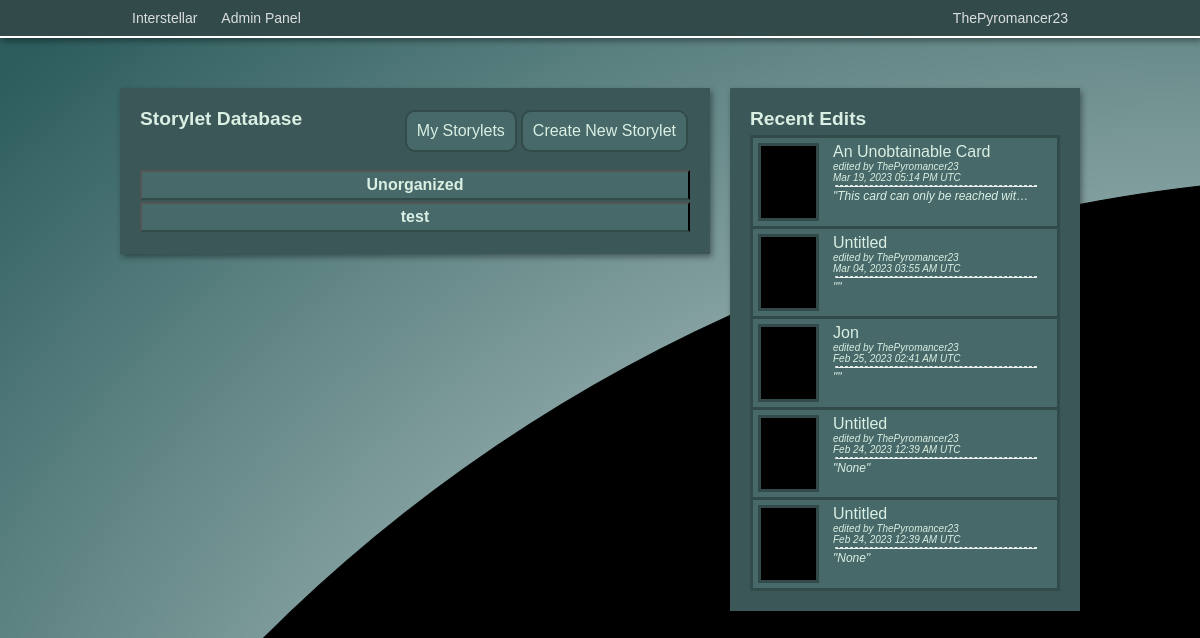
Page /admin/storylets (signed in) on the earlier database version.
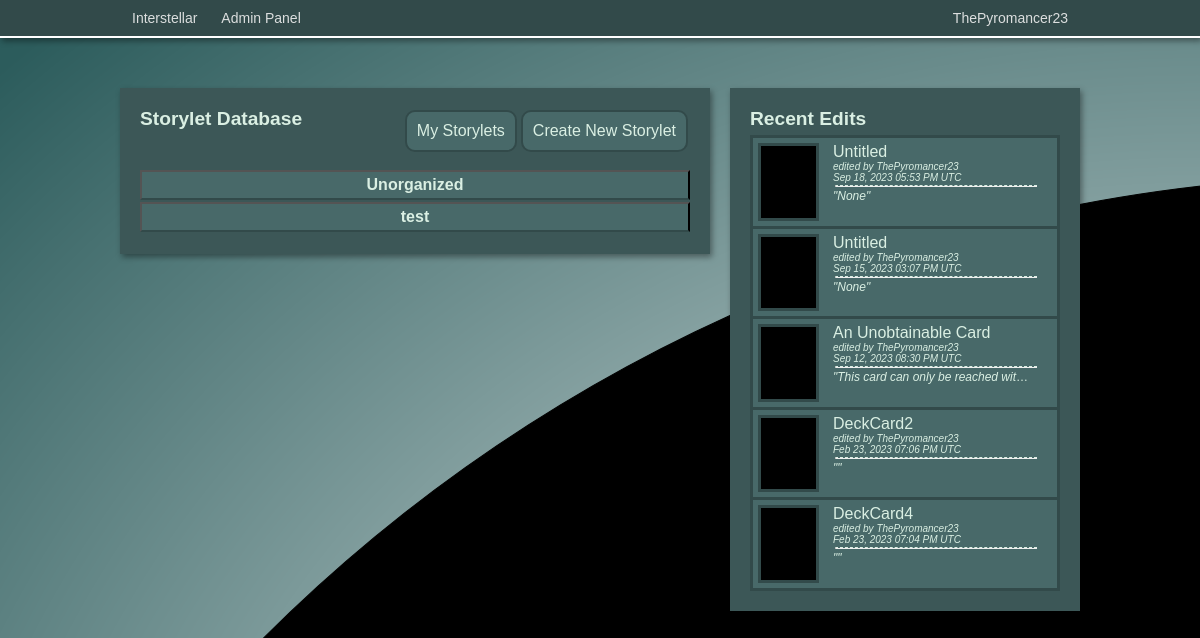
Same page on the later database version.
### app/models.py (models this page shows, shortened)
class Storylet(db.Model):
    id = db.Column(db.Integer, primary_key=True)
    title = db.Column(db.String)
    image = db.Column(db.String)
    description = db.Column(db.Text)
    branches = db.relationship('Branch', backref='parent_storylet', lazy='dynamic')
    deck = db.Column(db.String)
    area = db.Column(db.String)
    urgency = db.Column(db.String)
    order = db.Column(db.Integer)
    notes = db.Column(db.Text)
    escapable = db.Column(db.Boolean)
    tag = db.Column(db.String)
    user_id = db.Column(db.Integer, db.ForeignKey('user.id'))
    last_edit = db.Column(db.DateTime, default=datetime.utcnow())
    last_editor = db.Column(db.String)
    in_hand = db.relationship('Hand', backref='storylet', lazy='dynamic')
    requirements = db.relationship('StoryletQualityRequirements', backref='requirements', lazy='dynamic')

class User(UserMixin, db.Model):
    id = db.Column(db.Integer, primary_key=True)
    username = db.Column(db.String(64), index=True, unique=True)
    email = db.Column(db.String(120), index=True, unique=True)
    password_hash = db.Column(db.String(128))
    privilege_level = db.Column(db.Integer, default=1)
    last_online = db.Column(db.DateTime, default=datetime.utcnow)
    created_storylets = db.relationship('Storylet', backref='author', lazy='dynamic')
    current_hand = db.relationship('Hand', backref='user', lazy='dynamic')

### app/admin/routes.py (the view, shortened to what this page needs)
@bp.route('/storylets')
@login_required
def storylets():
    if current_user.privilege_level > 1:
        tab = request.args.get('tab', 'all', type=str)
        tags = []
        if tab == 'all':
            tag_list = db.session.query(Storylet.tag.distinct().label("tag")).all()
            for tag in tag_list:
                tag = str(tag).replace('(', '').replace(')', '').replace(',', '').replace("'", "")
                if tag == 'None':
                    tags.append(Tag(None, 0))
                else:
                    tags.append(Tag(tag, 0))
        tags.sort()
        recents = db.session.query(Storylet).order_by(Storylet.last_edit.desc()).limit(5).all()
        return render_template('storylets.html', recents=recents, tags=tags, tab=tab)
    else:
        return redirect(url_for('index'))

### app/admin/classes.py (called while the page is built)
    def __lt__(self, other):
        return self.name < other.name

### app/models.py (called while the page is built)
@login.user_loader
def load_user(id):
    return User.query.get(int(id))

### app/routes.py (called while the page is built)
@app.before_request
def before_request():
    if current_user.is_authenticated:
        current_user.last_online = datetime.utcnow()
        db.session.commit()

### app/admin/templates/storylets.html (shortened to what this page needs)
<!DOCTYPE html>
<html>
<head>
    <link rel="stylesheet" href="{{ url_for('admin.static', filename='css/admin.css') }}">
</head>
<body>
{% include 'navbar.html' %}
<div class="pageblock"></div>
<div style="width: 960px; margin: auto;">
    <div style="width: 550px;" class=" storylet-column game boxshadow">
        <a href="{{ url_for('admin.edit_storylet') }}" class="adm-btn-link"><div class="adm-btn">Create New Storylet</div></a>
        {% if tab == 'all' %}
        <a href="{{ url_for('admin.storylets', tab='user') }}" class="adm-btn-link"><div class="adm-btn">My Storylets</div></a>
        {% else %}
        <a href="{{ url_for('admin.storylets') }}" class="adm-btn-link"><div class="adm-btn">All Storylets</div></a>
        {% endif %}
        <h2 style="margin-bottom: 40px;">Storylet Database</h2>
        <div id="all-storylets-panel">
            {% for tag in tags %}
            <button class="no-brdr storylet-tag"><h2>{{tag.name}}</h2></button>
            {% endfor %}
        </div>
    </div>
    <div style="margin-left: 20px; width: 310px;" class="storylet-column game boxshadow">
        <h2 style="margin-bottom: 8px">Recent Edits</h2>
        {% for storylet in recents %}
        <div id="recent-storylet-panel">
            <a class= "storylet" href="{{ url_for('admin.edit_storylet', id=storylet.id) }}">
            <div class="recent-left">
                <div class="recent-image-cont">
                    <center><img style="width: 55px;" class="digitaleffect" src="{{ url_for('static', filename='images/' + storylet.image) }}" width="80px"></center>
                </div>
            </div>
            <div class="recent-right">
                <p class="recent-text"><bold>{{ storylet.title }}</bold></p>
                <p class="recent-text" style="font-size: 10px;"><em>edited by {{ storylet.author.username }}</em></p>
                <p class="recent-text" style="font-size: 10px;"><em>{{ storylet.last_edit.strftime("%b %d, %Y %I:%M %p UTC") }}</em></p>
                <hr class="recent-divider recent-text">
                <p class="recent-text" style="font-size: 12px;"><em>"{{ storylet.description }}"</em></p>
            </div>
            </a>
        </div>
        {% endfor %}
    </div>
</div>
</body>
</html>

Differences in the rows shown:
removed Storylet: image (picture), title "Untitled", author.username "ThePyromancer23", last_edit "Mar 04, 2023 03:55 AM UTC"
removed Storylet: image (picture), title "Jon", author.username "ThePyromancer23", last_edit "Feb 25, 2023 02:41 AM UTC"
removed Storylet: image (picture), title "Untitled", author.username "ThePyromancer23", last_edit "Feb 24, 2023 12:39 AM UTC", description "None"
changed Storylet: last_edit "Feb 24, 2023 12:39 AM UTC" → "Sep 18, 2023 05:53 PM UTC"; moves up the list
now on this page (row edited): Storylet: image (picture), title "Untitled", author.username "ThePyromancer23", last_edit "Sep 15, 2023 03:07 PM UTC", description "None"
changed Storylet "An Unobtainable Card": last_edit "Mar 19, 2023 05:14 PM UTC" → "Sep 12, 2023 08:30 PM UTC"
now on this page (row unchanged): Storylet: image (picture), title "DeckCard2", author.username "ThePyromancer23", last_edit "Feb 23, 2023 07:06 PM UTC"
now on this page (row unchanged): Storylet: image (picture), title "DeckCard4", author.username "ThePyromancer23", last_edit "Feb 23, 2023 07:04 PM UTC"
